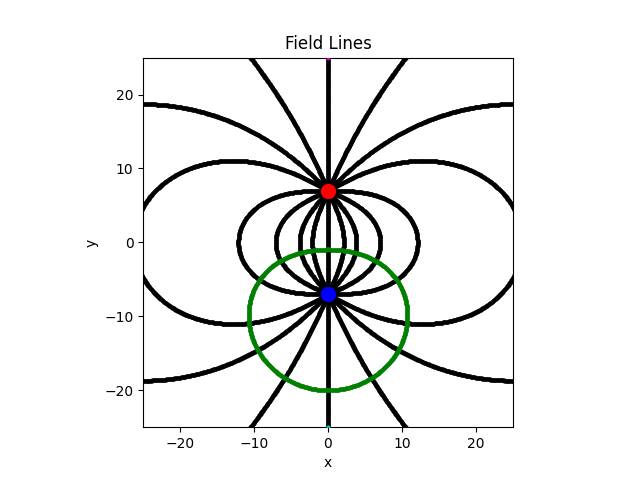

This figure's Python source:
import numpy as np
import matplotlib.pyplot as plt
import os
from utils import Charge, launch, equipotential

fig = plt.figure(3)
ax = fig.add_subplot(111)

charge_list = [Charge(0, 7, 1), Charge(0, -7, -1)]

par_arr = [(0, 6.9, 0, -7),
           (0.1, 7, 0, -7),
           (-0.1, 7, 0, -7),
           (0, 7.1, 0, 25),
           (0, -25, 0, -7),
           (-0.07, 6.92, 0, -7),
           (0.07, 6.92, 0, -7),
           (-0.07, 7.07, 0, -7),
           (0.07, 7.07, 0, -7),
           (-0.04, 6.91, 0, -7),
           (0.04, 6.91, 0, -7),
           (-0.09, 6.96, 0, -7),
           (0.09, 6.96, 0, -7),
           (-0.04, 7.09, 0, -7),
           (0.04, 7.09, 0, -7),
           (-0.09, 7.05, 0, -7),
           (0.09, 7.05, 0, -7)]
h = 0.1

ax.plot(0, 7, "ro", markersize="10", zorder=9999999)
ax.plot(0, -7, "bo", markersize="10", zorder=9999999)
for x0, y0, xt, yt in par_arr:
    launch((x0, y0), (xt, yt), 0, h, charge_list, ax, 25, "black", "rk2")

eq_par_arr = [(0, -20)]
for x, y in eq_par_arr:
    equipotential((x, y), h, charge_list, ax, "green")

plt.xlim(-25, 25)
plt.ylim(-25, 25)
plt.xlabel("x")
plt.ylabel("y")
plt.title("Field Lines")
plt.gca().set_aspect("equal")
plt.savefig(os.path.join(os.path.dirname(__file__), "3-3.png"))
plt.show()